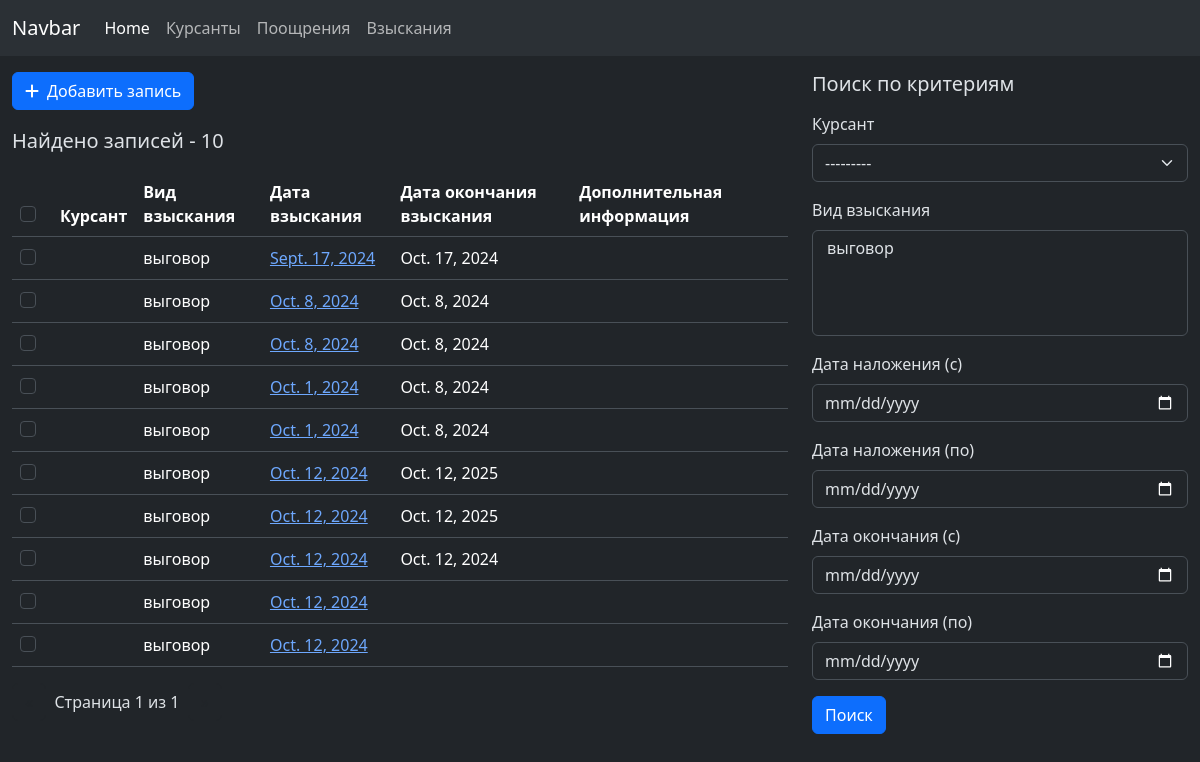
The page /kis/punishments on the database its author committed.
### kis/models.py (models this page shows, shortened)
class Punishment(models.Model):
    cadet = models.ForeignKey(Cadet, on_delete=models.CASCADE, verbose_name="На кого")
    punishment_kind = models.ForeignKey(PunishmentKind, on_delete=models.CASCADE, verbose_name="Вид взыскания")
    punishment_start_date = models.DateField(verbose_name="Дата начала действия взыскания", blank=True, null=True)
    punishment_start_order_date = models.DateField(verbose_name="Дата приказа наложения взыскания", blank=True,
                                                   null=True)
    punishment_start_order_number = models.CharField(max_length=255, verbose_name="Номер приказа наложения взыскания",
                                                     blank=True, null=True)
    punishment_start_order_owner = models.ForeignKey(OrderOwner, on_delete=models.SET_NULL, verbose_name="Чей приказ",
                                                     blank=True, null=True)
    punishment_start_extra_data = models.TextField(verbose_name="Фабула о наложении", blank=True, null=True)
    punishment_expiration_date = models.DateField(verbose_name="Дата окончания действия взыскания", blank=True,
                                                  null=True)
    punishment_expiration_order_date = models.DateField(verbose_name="Дата приказа окончания взыскания", blank=True,
                                                        null=True)
    punishment_expiration_order_number = models.CharField(max_length=255,
                                                          verbose_name="Номер приказа окончания взыскания", blank=True,
                                                          null=True)
    punishment_expiration_order_owner = models.ForeignKey(OrderOwner, on_delete=models.SET_NULL,
                                                          related_name="punishment_expiration_order_owner",
                                                          verbose_name="Чей приказ",
                                                          blank=True, null=True)
    punishment_expiration_extra_data = models.TextField(verbose_name="Фабула о снятии", blank=True, null=True)
    class Meta:
        ordering = ('id',)
        verbose_name = 'Взыскание'
        verbose_name_plural = 'Взыскания'

class PunishmentKind(models.Model):
    punishment_kind = models.CharField(max_length=255, verbose_name="Punishment kind")
    def __str__(self):
        return self.punishment_kind
    class Meta:
        ordering = ('id',)
        verbose_name = 'Вид взыскания'
        verbose_name_plural = 'Виды взысканий'

### kis/views.py (the view)
# urls.py: path('punishments', views.punishment_list, name='punishment-list'),
def punishment_list(request):
    request.session['back_path'] = '/kis/punishments?' + request.META.get('QUERY_STRING')
    qs = Punishment.objects.all()
    if 'o' in request.GET:
        order_query = request.GET['o'].split('.')
        qs = qs.order_by(*order_query)
    f = PunishmentFilter(request.GET, queryset=qs)
    paginator = Paginator(f.qs, 20)
    page = request.GET.get('page')
    punish_list = paginator.get_page(page)
    cad_list = Cadet.objects.all()
    return render(request, 'kis/punishment/punishment-list.html',
                  {
                      'punishment_list': punish_list,
                      'cadet_list': cad_list, 'filter': f
                  })

### kis/customMiddleware.py (called while the page is built)
    def __call__(self, request):
        if request.method in METHODS:
            user = request.user if isinstance(request.user, User) else None
        response = self.get_response(request)
        return response

### kis/models.py (called while the page is built)
    def __str__(self):
        return self.last_name_rus

### kis/templates/kis/punishment/punishment-list.html (shortened to what this page needs)
{% extends 'base.html' %}
{% load static %}
{% load widget_tweaks %}
{% block content %}
    <div class="container-fluid">
        <div class="row">
            <div class="col-8">
                <div class="my-3 d-flex">
                    <button class="btn btn-primary"><span class="fas fa-plus me-2"></span>Добавить запись
                    </button>
                </div>
                {% if punishment_list %}
                    <p class="fs-5">Найдено записей - <b>{{ filter.qs.count }}</b></p>
                    <div class="table-responsive">
                        <table class="table table-hover">
                            <thead>
                            <tr>
                                <th scope="col">
                                    <div class="form-check ">
                                        <input type="checkbox" class="form-check-input" id="exampleCheck1">
                                    </div>
                                </th>
                                <th scope="col">Курсант</th>
                                <th scope="col">Вид взыскания</th>
                                <th scope="col">Дата взыскания</th>
                                <th scope="col">Дата окончания взыскания</th>
                                <th scope="col">Дополнительная информация</th>
                            </tr>
                            </thead>
                            <tbody class="table-borderless">
                            {% for punishment in punishment_list %}
                                <tr class="align-middle">
                                    <th scope="row" class="text-center align-middle">
                                        <div class="form-check ">
                                            <input type="checkbox" class="form-check-input" id="exampleCheck1">
                                        </div>
                                    </th>
                                    <td>
                                    </td>
                                    <td>{{ punishment.punishment_kind|default:"" }}</td>
                                    <td>
                                        <a href="">{{ punishment.punishment_start_date|default:"" }}</a>
                                    </td>
                                    <td>{{ punishment.punishment_expiration_date|default:"" }}</td>
                                    <td>{{ punishment.punishment_extra_data }}</td>
                                </tr>
                            {% endfor %}
                            </tbody>
                        </table>
                    </div>
                    {% include 'kis/punishment/paginator.html' %}
                {% else %}
                    <p class="fs-5">Записей не найдено</p>
                {% endif %}
            </div>
            <div class="col-4">
                <h5 class="my-3">Поиск по критериям</h5>
                <form method="get" action="{% url 'kis:punishment-list' %}">
                    <div class="mb-3">
                        <label class="form-label">Курсант</label>
                        {% render_field filter.form.punishment_cadet class+="form-select" %}
                    </div>
                    <div class="mb-3">
                        <label class="form-label">Вид взыскания</label>
                        {% render_field filter.form.punishment_kind class+="form-select" %}
                    </div>
                    <div class="mb-3">
                        <label class="form-label">Дата наложения (с)</label>
                        {% render_field filter.form.punishment_start_date_gte class+="form-control" %}
                    </div>
                    <div class="mb-3">
                        <label class="form-label">Дата наложения (по)</label>
                        {% render_field filter.form.punishment_start_date_lte class+="form-control" %}
                    </div>
                    <div class="mb-3">
                        <label class="form-label">Дата окончания (с)</label>
                        {% render_field filter.form.punishment_expiration_date_gte class+="form-control" %}
                    </div>
                    <div class="mb-3">
                        <label class="form-label">Дата окончания (по)</label>
                        {% render_field filter.form.punishment_expiration_date_lte class+="form-control" %}
                    </div>
                    <button type="submit" class="btn btn-primary">Поиск</button>
                </form>
            </div>
        </div>
    </div>
{% endblock %}

### rows shown on the page
Punishment: punishment_kind "выговор", punishment_start_date "Sept. 17, 2024", punishment_expiration_date "Oct. 17, 2024"
Punishment: punishment_kind "выговор", punishment_start_date "Oct. 8, 2024", punishment_expiration_date "Oct. 8, 2024"
Punishment: punishment_kind "выговор", punishment_start_date "Oct. 8, 2024", punishment_expiration_date "Oct. 8, 2024"
Punishment: punishment_kind "выговор", punishment_start_date "Oct. 1, 2024", punishment_expiration_date "Oct. 8, 2024"
Punishment: punishment_kind "выговор", punishment_start_date "Oct. 1, 2024", punishment_expiration_date "Oct. 8, 2024"
Punishment: punishment_kind "выговор", punishment_start_date "Oct. 12, 2024", punishment_expiration_date "Oct. 12, 2025"
Punishment: punishment_kind "выговор", punishment_start_date "Oct. 12, 2024", punishment_expiration_date "Oct. 12, 2025"
Punishment: punishment_kind "выговор", punishment_start_date "Oct. 12, 2024", punishment_expiration_date "Oct. 12, 2024"
Punishment: punishment_kind "выговор", punishment_start_date "Oct. 12, 2024"
Punishment: punishment_kind "выговор", punishment_start_date "Oct. 12, 2024"
PunishmentKind: punishment_kind "выговор"

### other values the page prints
{{ filter.qs.count }} "10"
{{ punishment_list.number }} "1"
{{ punishment_list.paginator.num_pages }} "1"
